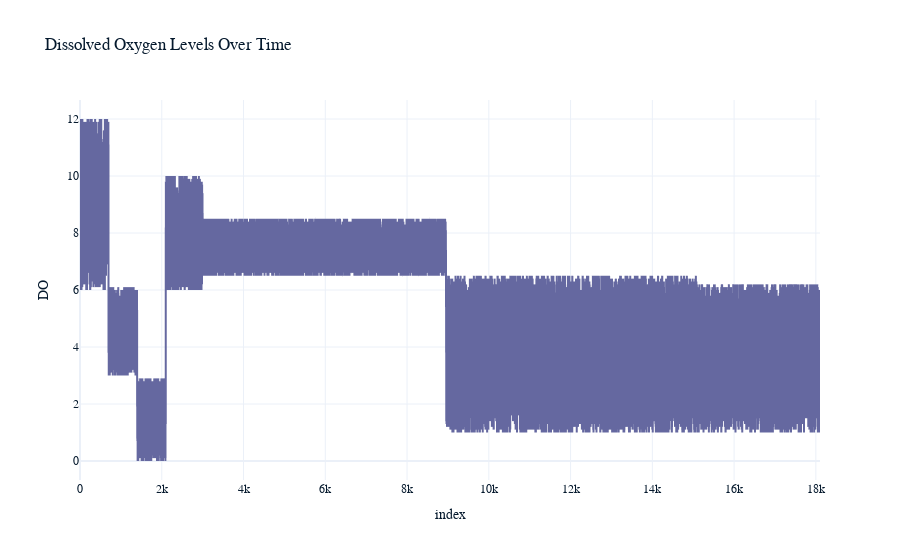

Here is the notebook cell this chart was saved with:
### Code cell
fig = px.line(df, x=df.index, y="DO", 
              title="Dissolved Oxygen Levels Over Time")
fig.show()

### Figure 1 — Plotly figure (JSON) as saved in the notebook; plotly's stock layout.template omitted (floating-point values rounded to 4 significant figures; data arrays with more than 128 entries replaced by an {"elided": "..."} marker saying what was removed)
{"data": [{"hovertemplate": "index=%{x}<br>DO=%{y}<extra></extra>", "legendgroup": "", "line": {"color": "#6568a0", "dash": "solid"}, "marker": {"symbol": "circle"}, "mode": "lines", "name": "", "showlegend": false, "x": {"elided": "18102 int values"}, "xaxis": "x", "y": {"elided": "18102 float values"}, "yaxis": "y", "type": "scattergl"}], "layout": {"xaxis": {"anchor": "y", "domain": [0, 1], "title": {"text": "index"}}, "yaxis": {"anchor": "x", "domain": [0, 1], "title": {"text": "DO"}}, "legend": {"tracegroupgap": 0}, "title": {"text": "Dissolved Oxygen Levels Over Time"}}}
